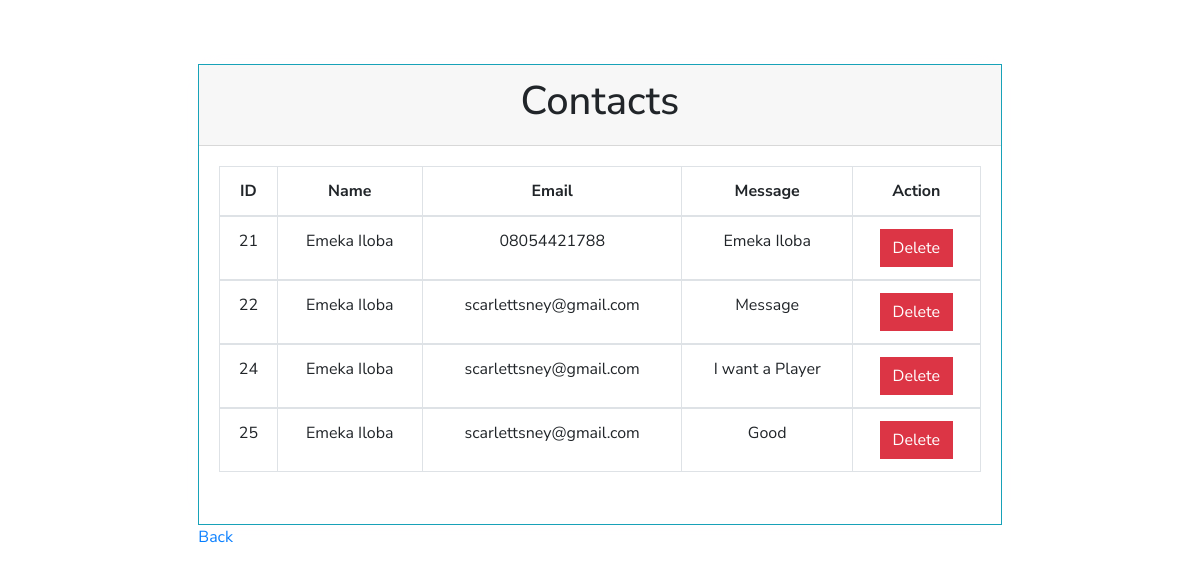
Screenshot of /contacts.php (signed in) with the database file from the repository.
### tables this page shows
CREATE TABLE `contact` (
  `id` int(255) NOT NULL,
  `name` varchar(250) DEFAULT NULL,
  `email` varchar(250) DEFAULT NULL,
  `msg` varchar(250) DEFAULT NULL
);

### contacts.php (the view, shortened to what this page needs)
<!DOCTYPE html>
<html>
<head>
    <link rel="stylesheet" type="text/css" href="style.css"/>
    <link rel="stylesheet" type="text/css" href="css/bootstrap.css"/>
     <link rel="stylesheet" href="https://unpkg.com/aos@next/dist/aos.css" />
</head>
<body>
    <div class="contacts">
        <div class="container">
            <div class="row">
                <div class="col-md-1">
                </div>
                <div class="col-md-10"><br>
                   <div class="card">
                       <div class="card-header">
                           <h1 class="text-center">Contacts</h1>
                       </div>
                       <div class="card-body">
                           <div class="table table-responsive">
                               <table class="table table-bordered">
                                   <?php
                                        require('conn.php');
                                       $query = "SELECT * FROM contact";
                                       $run_query = mysqli_query($conn, $query);
                                       if (mysqli_num_rows($run_query) > 0) :
                                       ?>
                                       <thead>
                                                <tr class="text-center">
                                                    <th>ID</th>
                                                    <th>Name</th>
                                                    <th>Email</th>
                                                    <th>Message</th>
                                                    <th>Action</th>
                                                </tr>
                                       </thead>
                                    <?php
                                        while ($msg = mysqli_fetch_assoc($run_query)) :
                                    ?>
                                    <tbody>
                                        <tr class="text-center">
                                            <td><?php echo $msg['id']; ?></td>
                                            <td><?php echo $msg['name']; ?></td>
                                            <td><?php echo $msg['email']; ?></td>
                                            <td><?php echo $msg['msg']; ?></td>
                                            <td>
                                                <form method="POST">
                                                    <input type="submit" name="delete_btn" value="Delete" class="btn btn-danger">
                                                </form>
                                            </td>
                                        </tr>
                                    </tbody>
                                    <?php
                               endwhile;
                           endif;
                           ?>
                               </table>
                           </div>
                       </div>
                   </div>
                   <a href="apa.php">Back</a>
                </div>
                <div class="col-md-1">
                </div>
            </div>
        </div>
    </div>
</body>
</html>

### style.css (style rules this page uses)
* { padding: 0px; margin: 0; box-sizing: border-box; list-style: none; font-family: 'Nunito Sans', sans-serif; }
body { margin-top: 0px; margin-bottom: 0px; margin-left: 0px; margin-right: 0px; padding: 0; background-color: #E2E2E2; font-family: Nunito San, sans-serif; }
.card { position: relative; display: -webkit-box; display: -ms-flexbox; display: flex; -webkit-box-orient: vertical; -webkit-box-direction: normal; -ms-flex-direction: column; flex-direction: column; min-width: 0; word-wrap: break-word; background-color: #ffffff; background-clip: border-box; border: 1px solid #17a2b8; border-radius: 0rem; -webkit-box-shadow: -1px 0px 22px 0px rgba(255,252,255,0.34); -moz-box-shadow: -1px 0px 22px 0px rgba(255,252,255,0.34); box-shadow: -1px 0px 22px 0px rgba(255,252,255,0.34); }
.contacts { padding: 100px; padding-top: 40px; }
.btn { border-radius: 0; }
.btn { font-family: 'Nunito Sans', sans-serif; }

### rows the page displays
contact: id "21", name "Emeka Iloba", email "08054421788", msg "Emeka Iloba"
contact: id "22", name "Emeka Iloba", email "scarlettsney@gmail.com", msg "Message"
contact: id "24", name "Emeka Iloba", email "scarlettsney@gmail.com", msg "I want a Player"
contact: id "25", name "Emeka Iloba", email "scarlettsney@gmail.com", msg "Good"
